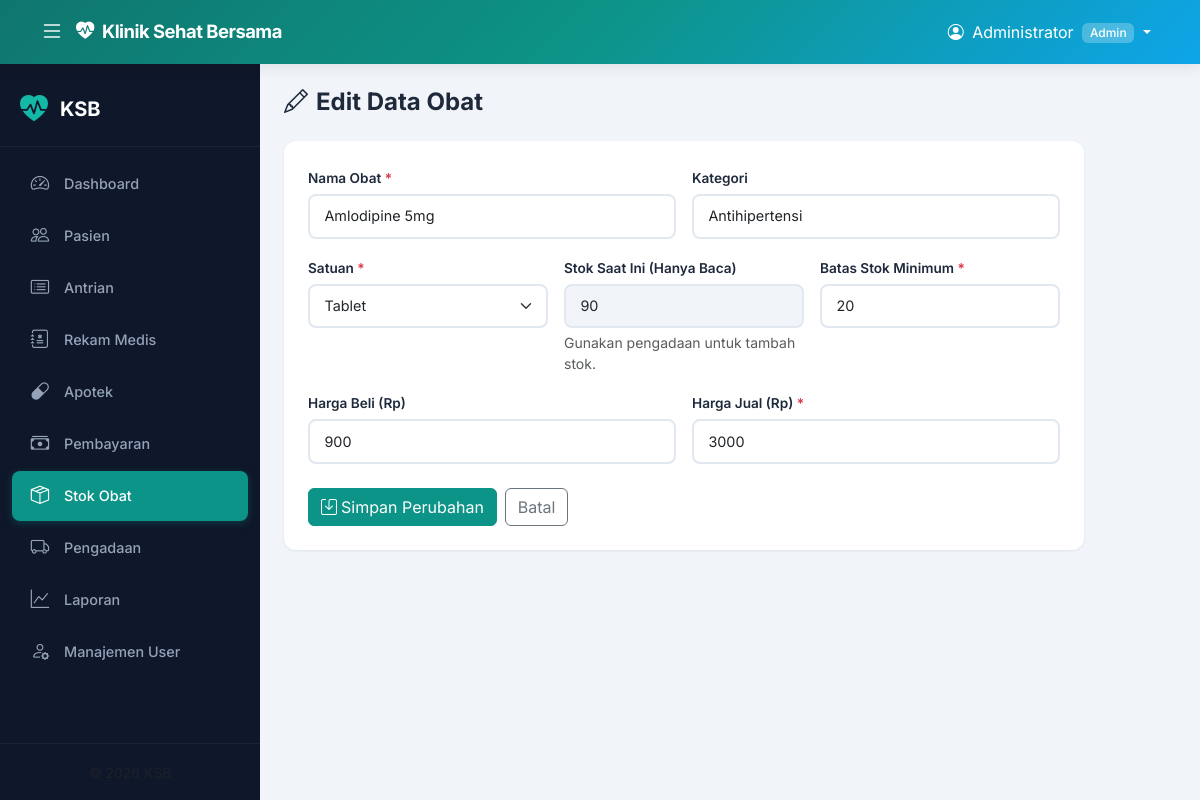
Page /modules/stok/edit.php?id=6 (signed in) on the committed database.
### tables this page shows
CREATE TABLE IF NOT EXISTS obat (
    id_obat         INT AUTO_INCREMENT PRIMARY KEY,
    nama_obat       VARCHAR(150) NOT NULL,
    kategori        VARCHAR(100),
    satuan          VARCHAR(30)  NOT NULL,
    harga_beli      DECIMAL(10,2) DEFAULT 0,
    harga_jual      DECIMAL(10,2) DEFAULT 0,
    stok            INT DEFAULT 0,
    stok_minimum    INT DEFAULT 10,
    created_at      DATETIME DEFAULT CURRENT_TIMESTAMP,
    updated_at      DATETIME DEFAULT CURRENT_TIMESTAMP ON UPDATE CURRENT_TIMESTAMP
);

### includes/functions.php (called while the page is built, shortened)
<?php
function e($s) { return htmlspecialchars($s ?? '', ENT_QUOTES, 'UTF-8'); }

### modules/stok/edit.php (the view, shortened to what this page needs)
<?php
require_once __DIR__ . '/../../includes/header.php';
$id = (int)($_GET['id'] ?? 0);
$stmt = $pdo->prepare("SELECT * FROM obat WHERE id_obat = :id");
$stmt->execute([':id' => $id]);
$o = $stmt->fetch();
?>
<div class="page-header">
    <h1><i class="bi bi-pencil me-2"></i>Edit Data Obat</h1>
</div>
<div class="card" style="max-width:800px;">
    <div class="card-body p-4">
        <form method="POST" action="aksi.php">
            <div class="row g-3">
                <div class="col-md-6">
                    <label class="form-label">Nama Obat <span class="text-danger">*</span></label>
                    <input type="text" name="nama_obat" class="form-control" value="<?= e($o['nama_obat']) ?>" required>
                </div>
                <div class="col-md-6">
                    <label class="form-label">Kategori</label>
                    <input type="text" name="kategori" class="form-control" value="<?= e($o['kategori']) ?>">
                </div>
                <div class="col-md-4">
                    <label class="form-label">Satuan <span class="text-danger">*</span></label>
                    <select name="satuan" class="form-select" required>
                        <?php foreach (['tablet','kapsul','botol','ml','ampul','tube'] as $s): ?>
                            <option value="<?= $s ?>" <?= $o['satuan']===$s?'selected':'' ?>><?= ucfirst($s) ?></option>
                        <?php endforeach; ?>
                    </select>
                </div>
                <div class="col-md-4">
                    <label class="form-label">Stok Saat Ini (Hanya Baca)</label>
                    <input type="number" class="form-control" value="<?= $o['stok'] ?>" readonly style="background:#f1f5f9;">
                    <div class="form-text">Gunakan pengadaan untuk tambah stok.</div>
                </div>
                <div class="col-md-4">
                    <label class="form-label">Batas Stok Minimum <span class="text-danger">*</span></label>
                    <input type="number" name="stok_minimum" class="form-control" value="<?= $o['stok_minimum'] ?>" min="1" required>
                </div>
                <div class="col-md-6">
                    <label class="form-label">Harga Beli (Rp)</label>
                    <input type="number" name="harga_beli" class="form-control" value="<?= (int)$o['harga_beli'] ?>" min="0">
                </div>
                <div class="col-md-6">
                    <label class="form-label">Harga Jual (Rp) <span class="text-danger">*</span></label>
                    <input type="number" name="harga_jual" class="form-control" value="<?= (int)$o['harga_jual'] ?>" min="0" required>
                </div>
            </div>
            <div class="mt-4 d-flex gap-2">
                <button type="submit" class="btn btn-primary"><i class="bi bi-save me-1"></i>Simpan Perubahan</button>
                <a href="index.php" class="btn btn-outline-secondary">Batal</a>
            </div>
        </form>
    </div>
</div>
<?php require_once __DIR__ . '/../../includes/footer.php'; ?>

### assets/css/style.css (style rules this page uses)
:root { --primary: #0d9488; --primary-dark: #0f766e; --primary-light: #14b8a6; --accent: #0ea5e9; --accent-dark: #0284c7; --sidebar-bg: #0f172a; --sidebar-hover: #1e293b; --sidebar-active: #0d9488; --navbar-bg: linear-gradient(135deg, #0f766e 0%, #0d9488 50%, #0ea5e9 100%); --body-bg: #f1f5f9; --card-bg: #ffffff; --text-primary: #1e293b; --text-secondary: #64748b; --border-color: #e2e8f0; --shadow-sm: 0 1px 3px rgba(0,0,0,0.08); --shadow-md: 0 4px 14px rgba(0,0,0,0.08); --shadow-lg: 0 10px 30px rgba(0,0,0,0.1); --radius: 12px; --radius-sm: 8px; --sidebar-width: 260px; --navbar-height: 64px; --transition: all 0.3s cubic-bezier(0.4, 0, 0.2, 1); }
* { margin: 0; padding: 0; box-sizing: border-box; }
body { font-family: 'Inter', -apple-system, BlinkMacSystemFont, sans-serif; background: var(--body-bg); color: var(--text-primary); overflow-x: hidden; }
.card { border: none; border-radius: var(--radius); box-shadow: var(--shadow-sm); transition: var(--transition); overflow: hidden; }
.btn-primary { background: var(--primary); border-color: var(--primary); }
.page-header { display: flex; justify-content: space-between; align-items: center; margin-bottom: 1.5rem; flex-wrap: wrap; gap: 1rem; }
.page-header h1 { font-size: 1.5rem; font-weight: 700; color: var(--text-primary); margin: 0; }
.fade-in { animation: fadeInUp 0.4s ease forwards; }
.form-control, .form-select { border-radius: var(--radius-sm); border: 2px solid var(--border-color); padding: 0.6rem 0.9rem; font-size: 0.9rem; transition: var(--transition); }
.form-label { font-weight: 600; font-size: 0.85rem; color: var(--text-primary); margin-bottom: 0.35rem; }

### rows in the picture
obat: nama_obat "Amlodipine 5mg", kategori "Antihipertensi", satuan "Tablet", stok "90", stok_minimum "20", harga_beli "900", harga_jual "3000"

### other values in the picture
$_SESSION['user_nama'] "Administrator"
$_SESSION['user_role'] "Admin"
$m['label'] "Pasien"
$m['label'] "Antrian"
$m['label'] "Rekam Medis"
$m['label'] "Apotek"
$m['label'] "Pembayaran"
$m['label'] "Stok Obat"
$m['label'] "Pengadaan"
$m['label'] "Laporan"
$m['label'] "Manajemen User"
